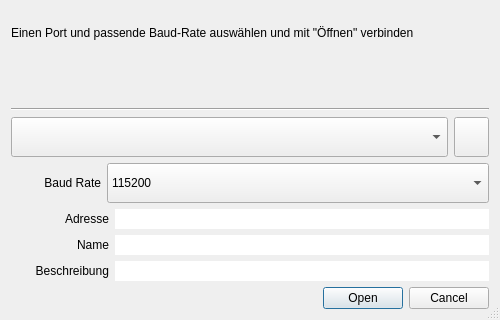
<?xml version="1.0" encoding="UTF-8"?>
<ui version="4.0">
 <class>Dialog</class>
 <widget class="QDialog" name="Dialog">
  <property name="geometry">
   <rect>
    <x>0</x>
    <y>0</y>
    <width>500</width>
    <height>320</height>
   </rect>
  </property>
  <property name="sizePolicy">
   <sizepolicy hsizetype="Fixed" vsizetype="Fixed">
    <horstretch>0</horstretch>
    <verstretch>0</verstretch>
   </sizepolicy>
  </property>
  <property name="minimumSize">
   <size>
    <width>500</width>
    <height>320</height>
   </size>
  </property>
  <property name="maximumSize">
   <size>
    <width>500</width>
    <height>320</height>
   </size>
  </property>
  <property name="windowTitle">
   <string>Verbindung herstellen</string>
  </property>
  <property name="sizeGripEnabled">
   <bool>true</bool>
  </property>
  <layout class="QGridLayout" name="gridLayout">
   <item row="8" column="0">
    <widget class="QDialogButtonBox" name="buttonBox">
     <property name="focusPolicy">
      <enum>Qt::FocusPolicy::StrongFocus</enum>
     </property>
     <property name="orientation">
      <enum>Qt::Orientation::Horizontal</enum>
     </property>
     <property name="standardButtons">
      <set>QDialogButtonBox::StandardButton::Cancel|QDialogButtonBox::StandardButton::Open</set>
     </property>
    </widget>
   </item>
   <item row="0" column="0">
    <widget class="QLabel" name="label_5">
     <property name="text">
      <string>Einen Port und passende Baud-Rate auswählen und mit &quot;Öffnen&quot; verbinden</string>
     </property>
     <property name="wordWrap">
      <bool>true</bool>
     </property>
    </widget>
   </item>
   <item row="3" column="0">
    <layout class="QVBoxLayout" name="verticalLayout">
     <property name="sizeConstraint">
      <enum>QLayout::SizeConstraint::SetFixedSize</enum>
     </property>
     <item>
      <layout class="QHBoxLayout" name="horizontalLayout">
       <property name="spacing">
        <number>-1</number>
       </property>
       <property name="sizeConstraint">
        <enum>QLayout::SizeConstraint::SetFixedSize</enum>
       </property>
       <item>
        <widget class="QComboBox" name="comboSerial">
         <property name="sizePolicy">
          <sizepolicy hsizetype="Expanding" vsizetype="Minimum">
           <horstretch>0</horstretch>
           <verstretch>0</verstretch>
          </sizepolicy>
         </property>
         <property name="minimumSize">
          <size>
           <width>300</width>
           <height>40</height>
          </size>
         </property>
         <property name="maximumSize">
          <size>
           <width>16777215</width>
           <height>60</height>
          </size>
         </property>
         <property name="baseSize">
          <size>
           <width>0</width>
           <height>0</height>
          </size>
         </property>
         <property name="toolTip">
          <string>&lt;html&gt;&lt;head/&gt;&lt;body&gt;&lt;p&gt;Kommunikation mit dem Arduino erfolgt über die serielle Schnittstelle. &lt;/p&gt;&lt;p&gt;Wenn Arduino nicht erkannt wird, die Verbindung prüfen und evtl. Treiber installieren.&lt;/p&gt;&lt;/body&gt;&lt;/html&gt;</string>
         </property>
         <property name="placeholderText">
          <string>Bitte Seriellen Port auswählen</string>
         </property>
         <property name="frame">
          <bool>true</bool>
         </property>
        </widget>
       </item>
       <item>
        <widget class="QPushButton" name="buttonRefreshSerial">
         <property name="sizePolicy">
          <sizepolicy hsizetype="Minimum" vsizetype="Minimum">
           <horstretch>0</horstretch>
           <verstretch>0</verstretch>
          </sizepolicy>
         </property>
         <property name="minimumSize">
          <size>
           <width>0</width>
           <height>40</height>
          </size>
         </property>
         <property name="maximumSize">
          <size>
           <width>35</width>
           <height>40</height>
          </size>
         </property>
         <property name="toolTip">
          <string>Die Liste der Ports aktualisieren</string>
         </property>
         <property name="text">
          <string/>
         </property>
         <property name="icon">
          <iconset theme="QIcon::ThemeIcon::ViewRefresh"/>
         </property>
        </widget>
       </item>
      </layout>
     </item>
     <item>
      <layout class="QHBoxLayout" name="horizontalLayout_3">
       <property name="sizeConstraint">
        <enum>QLayout::SizeConstraint::SetFixedSize</enum>
       </property>
       <item>
        <widget class="QLabel" name="label_4">
         <property name="sizePolicy">
          <sizepolicy hsizetype="Preferred" vsizetype="Minimum">
           <horstretch>0</horstretch>
           <verstretch>0</verstretch>
          </sizepolicy>
         </property>
         <property name="minimumSize">
          <size>
           <width>90</width>
           <height>20</height>
          </size>
         </property>
         <property name="text">
          <string>Baud Rate</string>
         </property>
         <property name="alignment">
          <set>Qt::AlignmentFlag::AlignRight|Qt::AlignmentFlag::AlignTrailing|Qt::AlignmentFlag::AlignVCenter</set>
         </property>
        </widget>
       </item>
       <item>
        <widget class="QComboBox" name="comboBox">
         <property name="sizePolicy">
          <sizepolicy hsizetype="Expanding" vsizetype="Minimum">
           <horstretch>0</horstretch>
           <verstretch>0</verstretch>
          </sizepolicy>
         </property>
         <property name="minimumSize">
          <size>
           <width>0</width>
           <height>40</height>
          </size>
         </property>
         <property name="currentIndex">
          <number>7</number>
         </property>
         <item>
          <property name="text">
           <string>2400</string>
          </property>
         </item>
         <item>
          <property name="text">
           <string>4800</string>
          </property>
         </item>
         <item>
          <property name="text">
           <string>9600</string>
          </property>
         </item>
         <item>
          <property name="text">
           <string>14400</string>
          </property>
         </item>
         <item>
          <property name="text">
           <string>19200</string>
          </property>
         </item>
         <item>
          <property name="text">
           <string>38400</string>
          </property>
         </item>
         <item>
          <property name="text">
           <string>57600</string>
          </property>
         </item>
         <item>
          <property name="text">
           <string>115200</string>
          </property>
         </item>
         <item>
          <property name="text">
           <string>230400</string>
          </property>
         </item>
         <item>
          <property name="text">
           <string>460800</string>
          </property>
         </item>
         <item>
          <property name="text">
           <string>500000</string>
          </property>
         </item>
         <item>
          <property name="text">
           <string>921600</string>
          </property>
         </item>
         <item>
          <property name="text">
           <string>1000000</string>
          </property>
         </item>
         <item>
          <property name="text">
           <string>2000000</string>
          </property>
         </item>
        </widget>
       </item>
      </layout>
     </item>
    </layout>
   </item>
   <item row="2" column="0">
    <widget class="Line" name="line">
     <property name="orientation">
      <enum>Qt::Orientation::Horizontal</enum>
     </property>
    </widget>
   </item>
   <item row="5" column="0">
    <layout class="QFormLayout" name="formLayout">
     <property name="sizeConstraint">
      <enum>QLayout::SizeConstraint::SetDefaultConstraint</enum>
     </property>
     <property name="fieldGrowthPolicy">
      <enum>QFormLayout::FieldGrowthPolicy::ExpandingFieldsGrow</enum>
     </property>
     <property name="leftMargin">
      <number>8</number>
     </property>
     <item row="0" column="0">
      <widget class="QLabel" name="label">
       <property name="minimumSize">
        <size>
         <width>90</width>
         <height>0</height>
        </size>
       </property>
       <property name="text">
        <string>Adresse</string>
       </property>
       <property name="alignment">
        <set>Qt::AlignmentFlag::AlignRight|Qt::AlignmentFlag::AlignTrailing|Qt::AlignmentFlag::AlignVCenter</set>
       </property>
      </widget>
     </item>
     <item row="0" column="1">
      <widget class="QLineEdit" name="device_address">
       <property name="enabled">
        <bool>true</bool>
       </property>
       <property name="sizePolicy">
        <sizepolicy hsizetype="Expanding" vsizetype="Fixed">
         <horstretch>0</horstretch>
         <verstretch>0</verstretch>
        </sizepolicy>
       </property>
       <property name="cursor">
        <cursorShape>ArrowCursor</cursorShape>
       </property>
       <property name="mouseTracking">
        <bool>false</bool>
       </property>
       <property name="contextMenuPolicy">
        <enum>Qt::ContextMenuPolicy::NoContextMenu</enum>
       </property>
       <property name="autoFillBackground">
        <bool>false</bool>
       </property>
       <property name="text">
        <string notr="true"/>
       </property>
       <property name="frame">
        <bool>false</bool>
       </property>
       <property name="readOnly">
        <bool>true</bool>
       </property>
      </widget>
     </item>
     <item row="1" column="0">
      <widget class="QLabel" name="label_2">
       <property name="minimumSize">
        <size>
         <width>90</width>
         <height>0</height>
        </size>
       </property>
       <property name="text">
        <string>Name</string>
       </property>
       <property name="alignment">
        <set>Qt::AlignmentFlag::AlignRight|Qt::AlignmentFlag::AlignTrailing|Qt::AlignmentFlag::AlignVCenter</set>
       </property>
      </widget>
     </item>
     <item row="1" column="1">
      <widget class="QLineEdit" name="device_name">
       <property name="enabled">
        <bool>true</bool>
       </property>
       <property name="cursor">
        <cursorShape>ArrowCursor</cursorShape>
       </property>
       <property name="frame">
        <bool>false</bool>
       </property>
       <property name="readOnly">
        <bool>true</bool>
       </property>
      </widget>
     </item>
     <item row="2" column="0">
      <widget class="QLabel" name="label_3">
       <property name="minimumSize">
        <size>
         <width>90</width>
         <height>0</height>
        </size>
       </property>
       <property name="text">
        <string>Beschreibung</string>
       </property>
       <property name="alignment">
        <set>Qt::AlignmentFlag::AlignRight|Qt::AlignmentFlag::AlignTrailing|Qt::AlignmentFlag::AlignVCenter</set>
       </property>
      </widget>
     </item>
     <item row="2" column="1">
      <widget class="QLineEdit" name="device_desc">
       <property name="enabled">
        <bool>true</bool>
       </property>
       <property name="cursor">
        <cursorShape>ArrowCursor</cursorShape>
       </property>
       <property name="frame">
        <bool>false</bool>
       </property>
       <property name="readOnly">
        <bool>true</bool>
       </property>
       <property name="placeholderText">
        <string/>
       </property>
      </widget>
     </item>
    </layout>
   </item>
   <item row="1" column="0">
    <widget class="QLabel" name="status_msg">
     <property name="minimumSize">
      <size>
       <width>0</width>
       <height>30</height>
      </size>
     </property>
     <property name="text">
      <string/>
     </property>
     <property name="wordWrap">
      <bool>true</bool>
     </property>
    </widget>
   </item>
  </layout>
 </widget>
 <resources/>
 <connections>
  <connection>
   <sender>buttonBox</sender>
   <signal>rejected()</signal>
   <receiver>Dialog</receiver>
   <slot>reject()</slot>
   <hints>
    <hint type="sourcelabel">
     <x>310</x>
     <y>207</y>
    </hint>
    <hint type="destinationlabel">
     <x>286</x>
     <y>188</y>
    </hint>
   </hints>
  </connection>
  <connection>
   <sender>buttonBox</sender>
   <signal>accepted()</signal>
   <receiver>Dialog</receiver>
   <slot>accept()</slot>
   <hints>
    <hint type="sourcelabel">
     <x>333</x>
     <y>204</y>
    </hint>
    <hint type="destinationlabel">
     <x>358</x>
     <y>163</y>
    </hint>
   </hints>
  </connection>
 </connections>
</ui>
